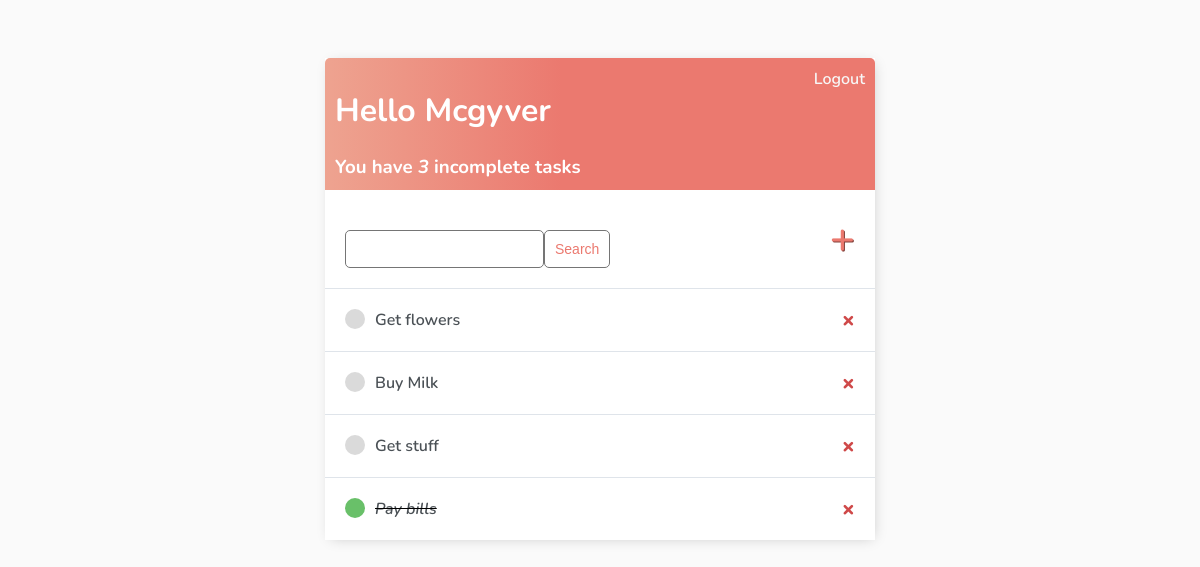
The app's page / (signed in), older data.
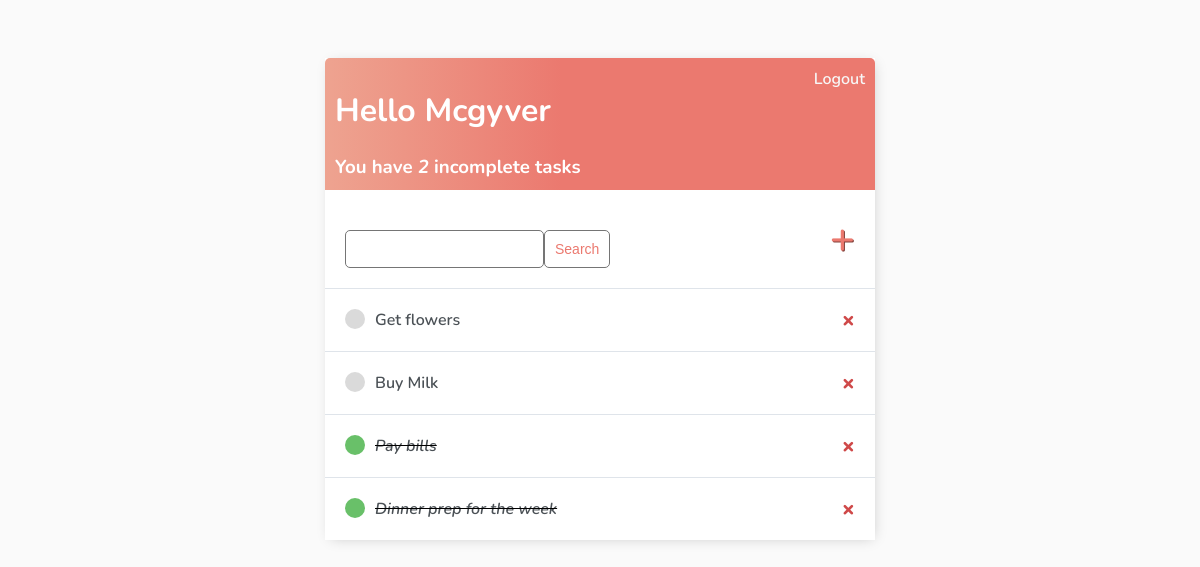
The same page, newer data.
### base/models.py (models this page shows)
class Task(models.Model):
    user = models.ForeignKey(
        User, on_delete=models.CASCADE, null=True, blank=True)
    title = models.CharField(max_length=200)
    description = models.TextField(null=True, blank=True)
    complete = models.BooleanField(default=False)
    create = models.DateTimeField(auto_now_add=True)
    def __str__(self):
        return self.title
    class Meta:
        ordering = ['complete']

### base/views.py (the view)
# urls.py: path('', TaskList.as_view(), name='tasks'),
class TaskList(LoginRequiredMixin, ListView):
    model = Task
    context_object_name = 'tasks'
    def get_context_data(self, **kwargs):
        context = super().get_context_data(**kwargs)
        context['tasks'] = context['tasks'].filter(user=self.request.user)
        context['count'] = context['tasks'].filter(complete=False).count()
        search_input = self.request.GET.get('search-area') or ''
        if search_input:
            context['tasks'] = context['tasks'].filter(
                title__startswith=search_input)
        context['search_input'] = search_input
        return context

### base/templates/base/task_list.html
{% extends 'base/main.html' %} {% block content %}
<div class="header-bar">
    <div>
        <h1>Hello {{request.user|title}}</h1>
        <h3 style="margin:0"> You have <i>{{count}}</i> incomplete task{{ count|pluralize:"s" }}</h3>
    </div>
    {% if request.user.is_authenticated %}
    <a href="{% url 'logout' %}">Logout</a>
    {% else %}
    <a href="{% url 'login' %}">Login</a>
    {% endif %}
</div>
<div id="search-add-wrapper">
    <form method="GET" style="margin-top: 20px;display: flex;">
        <input type='text' name='search-area' value="{{search_input}}">
        <input class="button" type="submit" value='Search'>
    </form>
    <a id="add-link" href="{% url 'task-create' %}">&#x2b;</a>
</div>
<div class="task-items-wrapper">
    {% for task in tasks %}
        <div class="task-wrapper">
        {% if task.complete %}
            <div class="task-title">
                <div class="task-complete-icon"></div>
                <i><s><a href="{% url 'task-update' task.id %}">{{task}}</a></s></i>
            </div>
            <a class="delete-link" href="{% url 'task-delete' task.id %}">&#215;</a>
            {% else %}
            <div class="task-title">
                <div class="task-incomplete-icon"></div>
                <a href="{% url 'task-update' task.id %}">{{task}}</a>
            </div>
            <a class="delete-link" href="{% url 'task-delete' task.id %}">&#215;</a>
            {% endif %}
            </div>
        {% empty %}
    <h3>No items in list</h3>
{% endfor %}
</div>
{% endblock content %}

### base/templates/base/main.html (shortened to what this page needs)
<!DOCTYPE html>
<html lang="en">
<head>
</head>
<body>
    <div class="container">
        {% block content %}
        {% endblock content %}
    </div>
</body>
</html>

### base/templates/base/main.html (style rules this page uses)
body { background-color:#FAFAFA; font-family: 'Nunito', sans-serif; padding-top: 50px; }
h1, h2, h3, h4, h5, h6, { font-family: 'Raleway', sans-serif; }
a, p { color: #4b5156 }
a { font-weight: 600; }
.container { max-width: 550px; margin:auto; background-color: #fff; -webkit-box-shadow: 2px 2px 13px -4px rgba(0, 0, 0, 0.21); box-shadow: 2px 2px 13px -4px rgba(0, 0, 0, 0.21); }
input { outline: none; border: none; }
.header-bar { display: flex; justify-content: space-between; color: #fff; padding: 10px; border-radius: 5px 5px 0 0; background: linear-gradient(90deg, #EEA390 0%, #EB796F 43%, #EB796F 100%); }
.header-bar a { color: rgb(247, 247, 247); text-decoration: none; }
.task-wrapper { display: flex; align-items: center; justify-content: space-between; background-color: #fff; border-top: 1px solid #dfe4ea; overflow: hidden; }
.task-title { display: flex; padding: 20px; }
.task-title a { text-decoration: none; color: #4b5156; margin-left: 10px; }
.task-complete-icon { height: 20px; width: 20px; background-color: rgb(105, 192, 105); border-radius: 50%; }
.task-incomplete-icon { height: 20px; width: 20px; background-color: rgb(218, 218, 218); border-radius: 50%; }
.delete-link { text-decoration: none; font-weight: 900; color: #cf4949; font-size: 22px; line-height: 0; padding: 20px 20px; }
#add-link { color: #EB796F; text-decoration: none; font-size: 42px; text-shadow: 1px 1px #81413b; }
#search-add-wrapper { display: flex; justify-content: space-between; align-items: center; padding: 20px; }
input[type=text], input[type=password], textarea { border: 1px solid #757575; border-radius: 5px; padding: 10px; width: 90%; }
.button { border: 1px solid #757575; background-color: #FFF; color: #EB796F; padding: 10px; font-size: 14px; border-radius: 5px; cursor: pointer; text-decoration: none; }

Row changes from the older to the newer data that the page shows:
removed Task: title "Get stuff"
added Task: title "Dinner prep for the week"
Text that changed along with them:
{{ count }}: "3" → "2"
